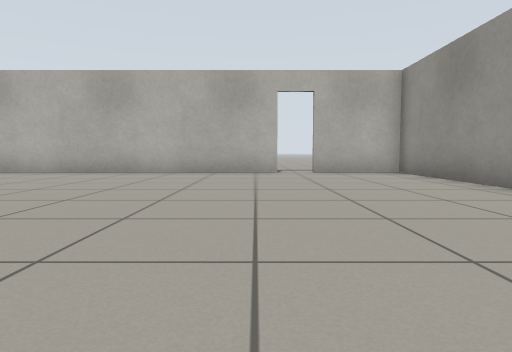
view 1 (above)

16 first-person views from a walk through a world built for the Gazebo simulator. The camera is 0.5 m above the floor, tilts 4° down and sees 75° across. The floor is counted in squares, 1 m on a side. Each view is taken from the middle of a square. On the plan, view 1 faces up. The plan holds only what a view shows up to about 9 squares ahead; the rest is blank. Surface patterns are stand-ins for the level's own textures.

view 2
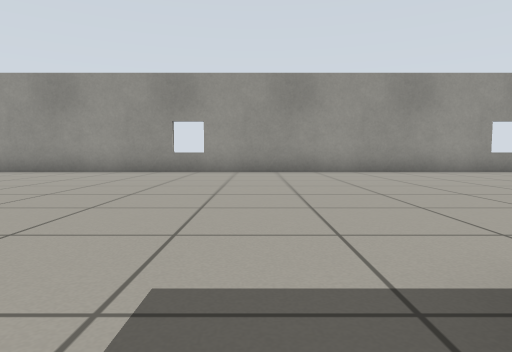

view 3
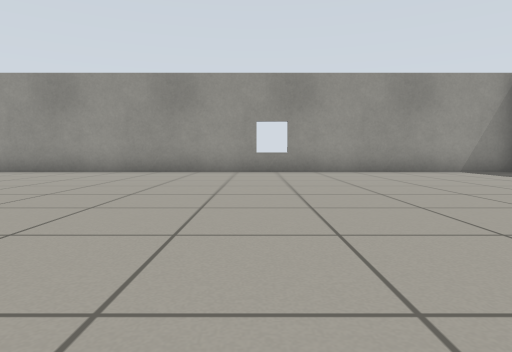

view 4
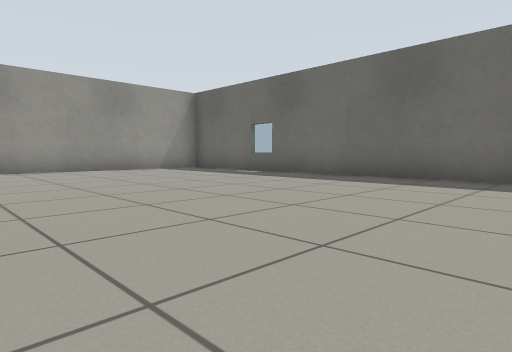

view 5
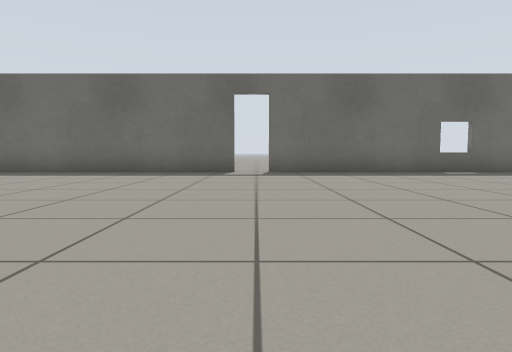

view 6
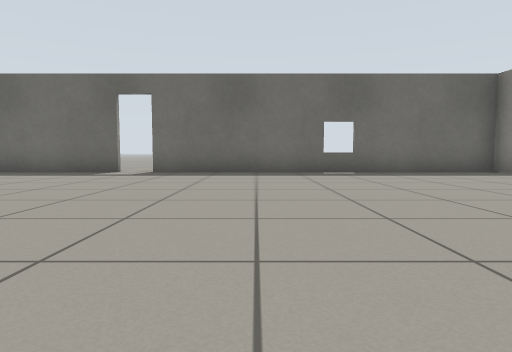

view 7
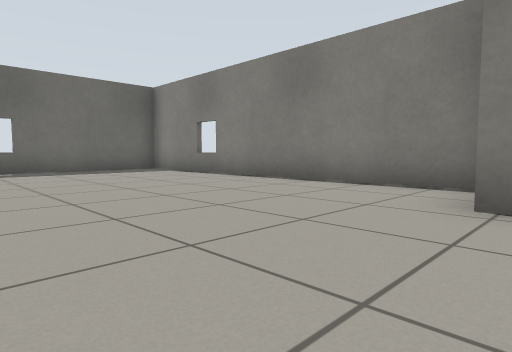

view 8
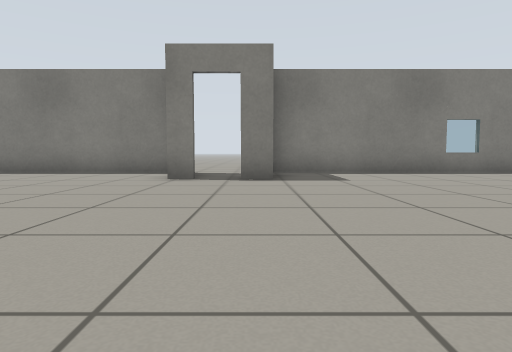

view 9
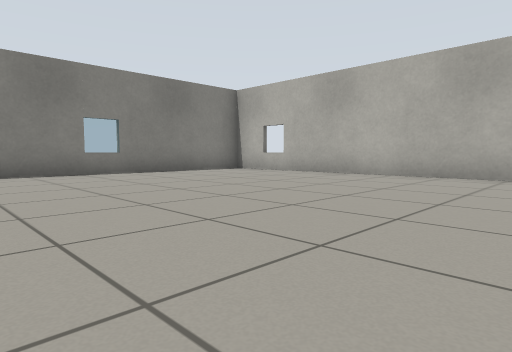

view 10
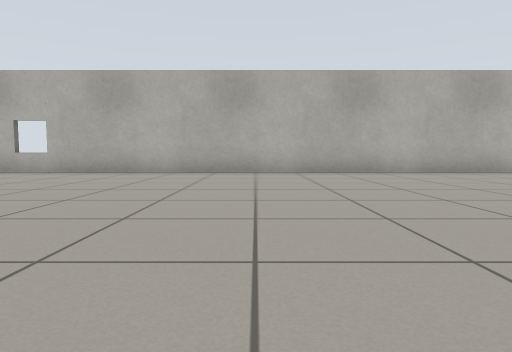

view 11
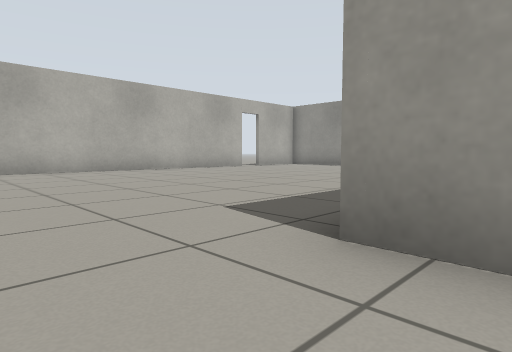

view 12
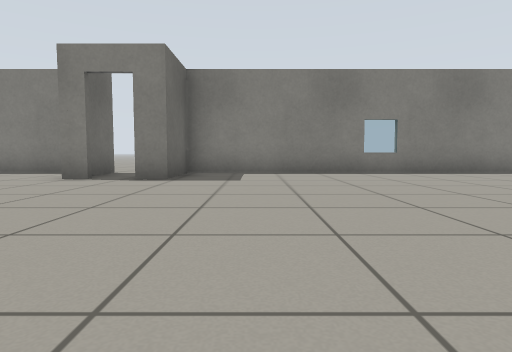

view 13
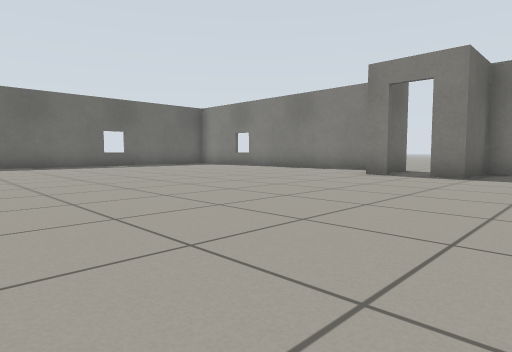

view 14
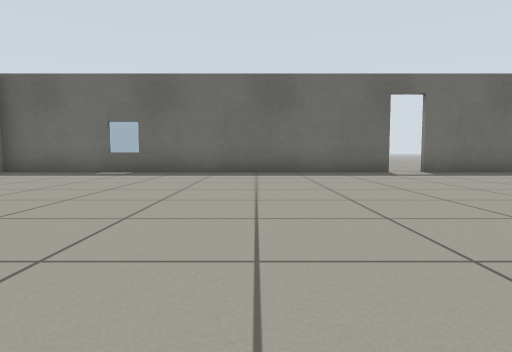

view 15
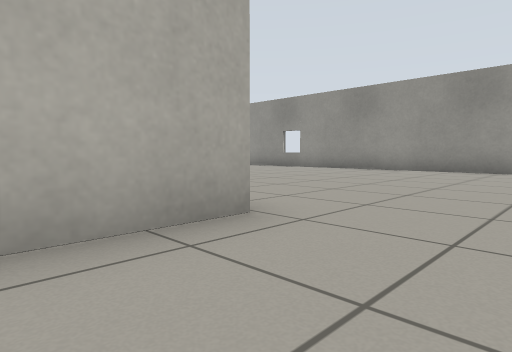

view 16
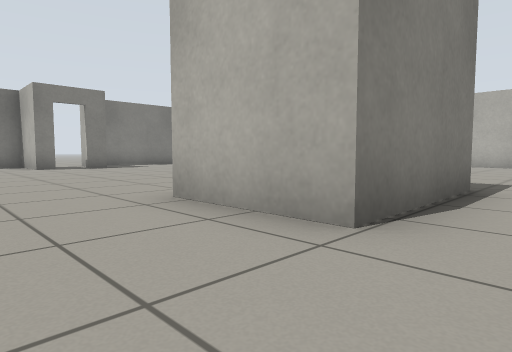

### Floor plan
Points are (right, up) in squares from view 1. A wall is a line through its corners. A room is listed if a view was taken in it or the views show most of it. See-through windows are left out.
Room 1 (views 1, 2, 3, 4, 5, 6, 7, 8, 9, 10, 11, 12, 13, 14, 15, 16)
walls: (-6.3, -0.9) (-6.3, 0); (-4.1, 0) (-4.1, -3) (-6.4, -3); (-14.3, -2.1) (-14.3, -2.7); (-16.2, -3) (-16.2, -11.6) (-7.2, -11.6); (-6.5, -11.6) (3.6, -11.6) (3.6, 8.3) (1.4, 8.3); (0.6, 8.3) (-15.4, 8.3); (-16.2, 7.2) (-16.2, -0.7) (-14.3, -0.7) (-14.3, -1.4)
ways out: open door at (-14, -2); open door at (-7, -12); open door at (1, 8)

Positions as (right, up) in squares from view 1, and headings:
1: (0, 0), facing up
2: (-5, 1), facing right
3: (-5, -5), facing right
4: (-6, -5), facing down-right
5: (-7, -3), facing down
6: (-10, -3), facing down
7: (-11, -2), facing down-left
8: (-8, -1), facing left
9: (-8, 1), facing up-left
10: (-9, 0), facing up
11: (-8, -1), facing up-right
12: (-8, 1), facing left
13: (-7, 1), facing down-left
14: (-3, -3), facing down
15: (-6, -5), facing up-right
16: (-3, -5), facing up-left
